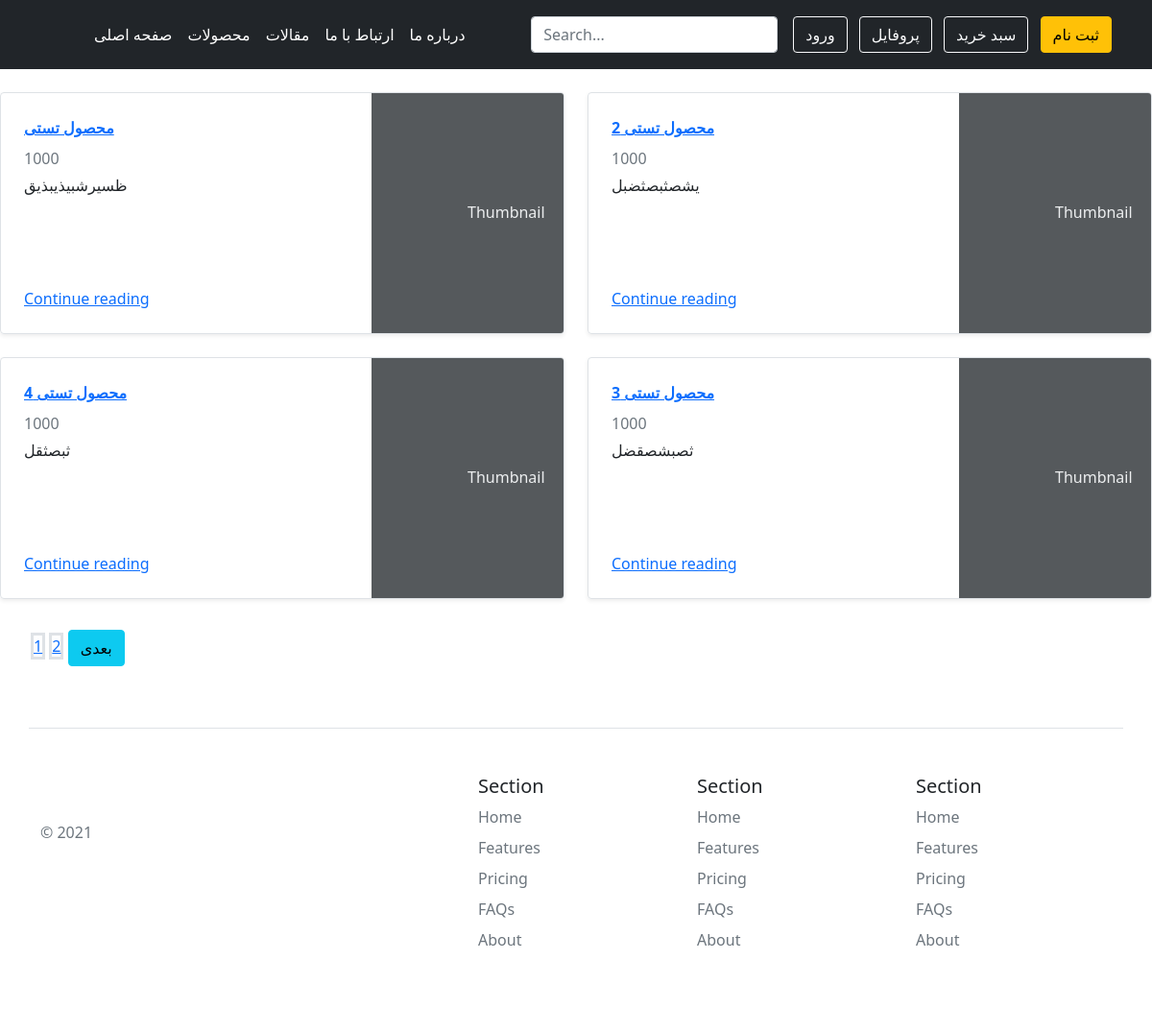
The page /products/most_popular on the database as committed earlier.
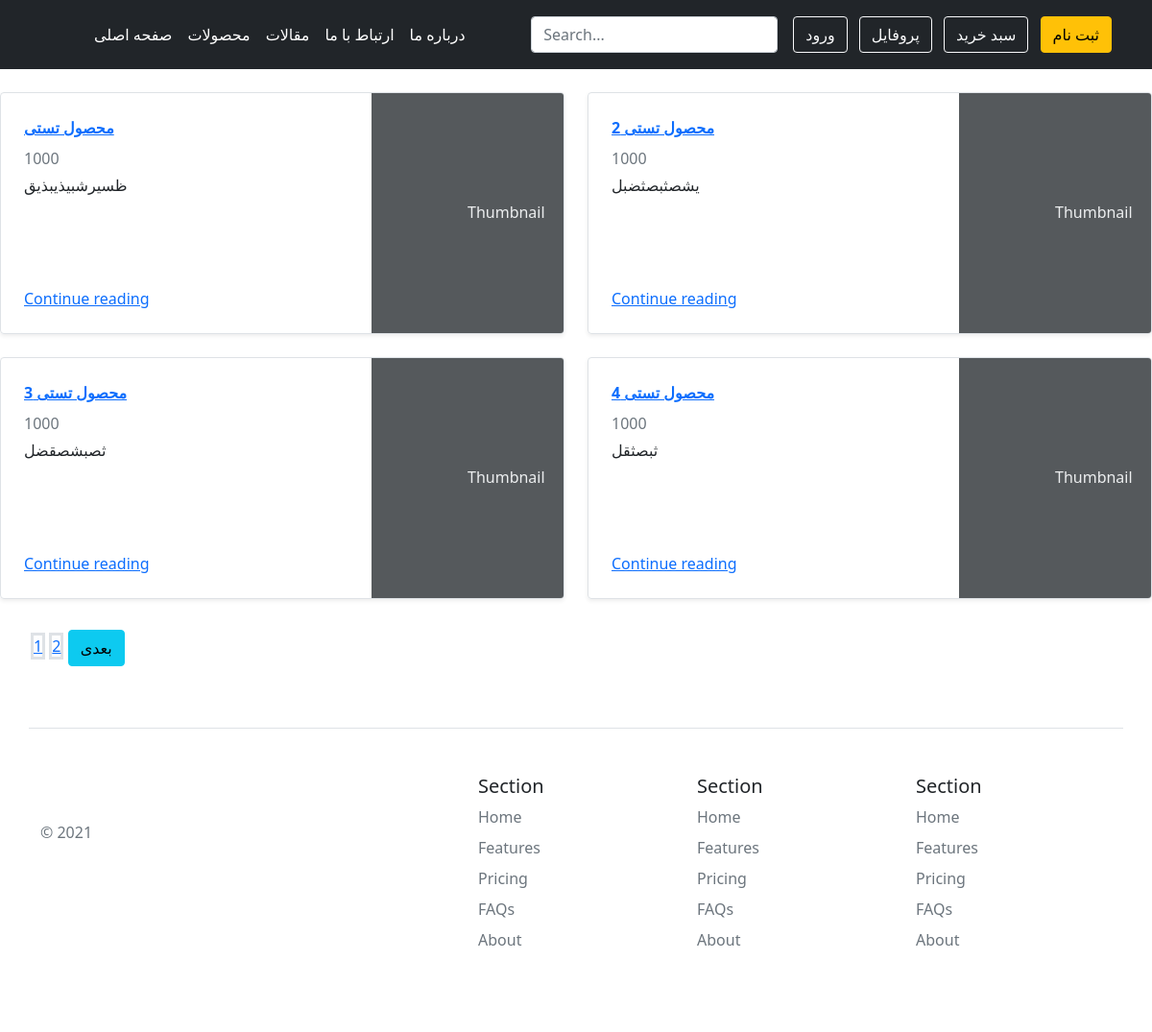
The same page on the database as committed later.
### product/models.py (models this page shows, shortened)
class Product(models.Model):
    TYPE = (("جدید", "بله"), (" ", "خیر"))
    title = models.CharField(max_length=200, verbose_name="عنوان محصول",default="")
    description = models.TextField(verbose_name="توضیحات محصول")
    price = models.IntegerField(default="1000", blank=True, null=True, verbose_name="قیمت")
    product_size = models.CharField(max_length=500, verbose_name="سایز محصول")
    color = models.CharField(max_length=200, verbose_name="رنگ", blank=True, null=True)
    image = models.ImageField(upload_to="products", blank=True, null=True, verbose_name="تصویر محصول")
    brand = models.CharField(max_length=200, verbose_name="برند")
    new_type = models.CharField(max_length=200, choices=TYPE, default="no", verbose_name="جدید")
    special = models.BooleanField(default=False, verbose_name="محصول ویژه")
    categories = models.ManyToManyField(Category, verbose_name="دسته بندی ها")
    active = models.BooleanField(default=False, verbose_name="موجود / ناموجود")
    view = models.IntegerField(default=0, verbose_name="تعداد بازدید")
    objects = ProductManager()
    class Meta:
        verbose_name = "محصول"
        verbose_name_plural = "محصولات"

### product/views.py (the view)
# urls.py: path("products/most_popular", ProductMostPopular.as_view(),name='popular-products'),
class ProductMostPopular(ListView):
    template_name = "product/product-list.html"
    model = Product
    paginate_by = 4
    def get_queryset(self):
        return Product.objects.order_by("-view").all()

### product/templates/product/product-list.html (shortened to what this page needs)
{% extends 'base/main.html' %}
{% block body %}
<br>
<div class="row mb-2">
    {% for product in object_list %}
    <div class="col-md-6">
        <div class="row g-0 border rounded overflow-hidden flex-md-row mb-4 shadow-sm h-md-250 position-relative">
            <div class="col p-4 d-flex flex-column position-static">
                <strong class="d-inline-block mb-2 text-primary"><a href="{{product.get_absolut_url}}">{{product.title}}</a></strong>
                <div class="mb-1 text-muted">{{product.price}}</div>
                <p class="card-text mb-auto">{{product.description}}</p>
                <a href="{% url 'product-detail' product.id %}" class="stretched-link">Continue reading</a>
            </div>
            <div class="col-auto d-none d-lg-block">
                <svg class="bd-placeholder-img" width="200" height="250" xmlns="http://www.w3.org/2000/svg" role="img" aria-label="Placeholder: Thumbnail" preserveAspectRatio="xMidYMid slice" focusable="false"><title>Placeholder</title><rect width="100%" height="100%" fill="#55595c"></rect><text x="50%" y="50%" fill="#eceeef" dy=".3em">Thumbnail</text></svg>
            </div>
        </div>
    </div>
    {% endfor %}
</div>
<div class="pagination pagination-centered">
    <ul>
            {% for num in paginator.page_range %}
                <a class="border border-3" href="?page={{ num }}">{{ num }}</a>
            {% endfor %}
            {% if page_obj.has_next %}
             <a class="btn btn-info" href="?page={{ page_obj.next_page_number }}">بعدی</a>
            {% endif %}
    </ul>
</div>
{% endblock body %}

Rows that differ between the two databases and show on the page:
changed Product "محصول تستی 3": moves up the list
